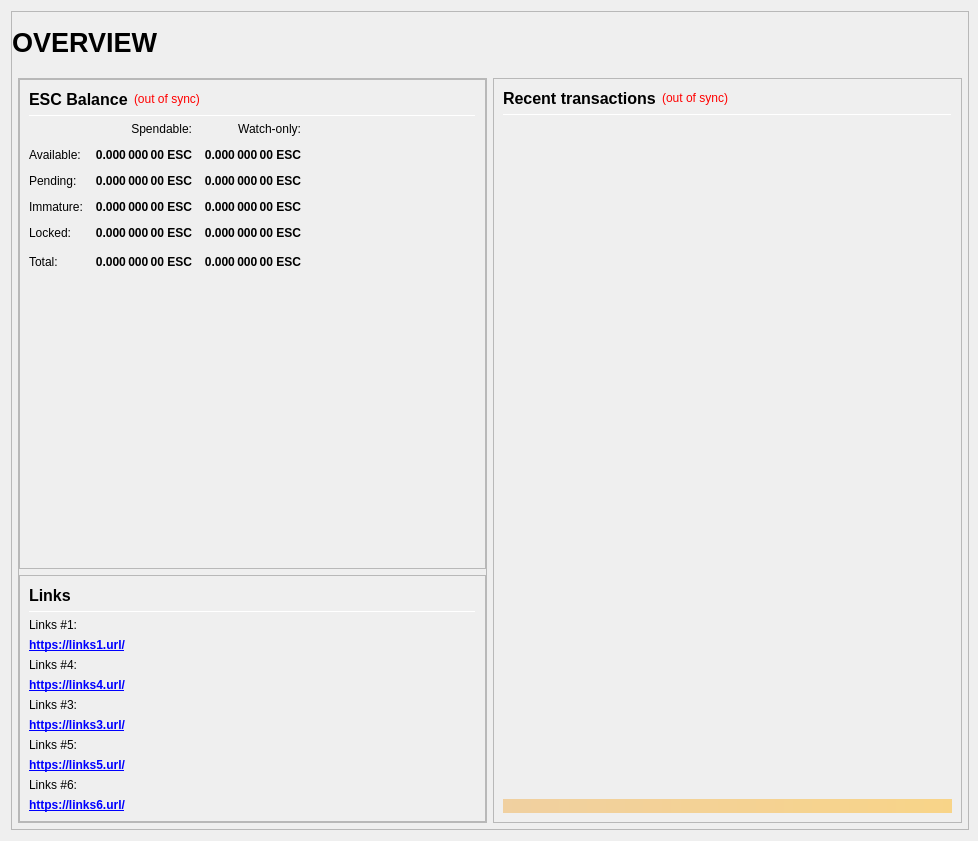
<?xml version="1.0" encoding="UTF-8"?>
<ui version="4.0">
 <class>OverviewPage</class>
 <widget class="QWidget" name="OverviewPage">
  <property name="geometry">
   <rect>
    <x>0</x>
    <y>0</y>
    <width>978</width>
    <height>841</height>
   </rect>
  </property>
  <property name="minimumSize">
   <size>
    <width>960</width>
    <height>682</height>
   </size>
  </property>
  <property name="windowTitle">
   <string>Form</string>
  </property>
  <layout class="QVBoxLayout" name="topLayout" stretch="1">
   <property name="rightMargin">
    <number>9</number>
   </property>
   <item>
    <widget class="QFrame" name="frame_BG">
     <property name="minimumSize">
      <size>
       <width>850</width>
       <height>610</height>
      </size>
     </property>
     <property name="maximumSize">
      <size>
       <width>16777215</width>
       <height>16777215</height>
      </size>
     </property>
     <property name="frameShape">
      <enum>QFrame::StyledPanel</enum>
     </property>
     <property name="frameShadow">
      <enum>QFrame::Raised</enum>
     </property>
     <layout class="QVBoxLayout" name="verticalLayout_3" stretch="1">
      <property name="leftMargin">
       <number>0</number>
      </property>
      <property name="topMargin">
       <number>0</number>
      </property>
      <property name="rightMargin">
       <number>0</number>
      </property>
      <property name="bottomMargin">
       <number>6</number>
      </property>
      <item>
       <layout class="QVBoxLayout" name="verticalLayout_Master" stretch="0,1">
        <property name="leftMargin">
         <number>0</number>
        </property>
        <property name="topMargin">
         <number>0</number>
        </property>
        <property name="rightMargin">
         <number>0</number>
        </property>
        <property name="bottomMargin">
         <number>0</number>
        </property>
        <item>
         <widget class="QFrame" name="frame_Header">
          <layout class="QVBoxLayout" name="verticalLayout_Header" stretch="0">
           <property name="leftMargin">
            <number>0</number>
           </property>
           <property name="topMargin">
            <number>0</number>
           </property>
           <property name="rightMargin">
            <number>0</number>
           </property>
           <property name="bottomMargin">
            <number>0</number>
           </property>
           <item>
            <layout class="QHBoxLayout" name="horizontalLayout_Header" stretch="1,0,1">
             <property name="spacing">
              <number>6</number>
             </property>
             <item>
              <widget class="QLabel" name="labelOverviewHeaderLeft">
               <property name="minimumSize">
                <size>
                 <width>464</width>
                 <height>60</height>
                </size>
               </property>
               <property name="maximumSize">
                <size>
                 <width>16777215</width>
                 <height>60</height>
                </size>
               </property>
               <property name="font">
                <font>
                 <pointsize>20</pointsize>
                 <weight>75</weight>
                 <bold>true</bold>
                </font>
               </property>
               <property name="text">
                <string>OVERVIEW</string>
               </property>
               <property name="alignment">
                <set>Qt::AlignLeading|Qt::AlignLeft|Qt::AlignVCenter</set>
               </property>
              </widget>
             </item>
             <item>
              <spacer name="horizontalSpacer_Header">
               <property name="orientation">
                <enum>Qt::Horizontal</enum>
               </property>
               <property name="sizeHint" stdset="0">
                <size>
                 <width>40</width>
                 <height>20</height>
                </size>
               </property>
              </spacer>
             </item>
             <item>
              <widget class="QLabel" name="labelOverviewHeaderRight">
               <property name="minimumSize">
                <size>
                 <width>464</width>
                 <height>60</height>
                </size>
               </property>
               <property name="maximumSize">
                <size>
                 <width>16777215</width>
                 <height>60</height>
                </size>
               </property>
               <property name="font">
                <font>
                 <pointsize>14</pointsize>
                </font>
               </property>
               <property name="text">
                <string/>
               </property>
               <property name="alignment">
                <set>Qt::AlignRight|Qt::AlignTrailing|Qt::AlignVCenter</set>
               </property>
              </widget>
             </item>
            </layout>
           </item>
          </layout>
         </widget>
        </item>
        <item>
         <widget class="QFrame" name="frame_Content">
          <layout class="QVBoxLayout" name="verticalLayout_Content">
           <property name="leftMargin">
            <number>6</number>
           </property>
           <property name="topMargin">
            <number>0</number>
           </property>
           <property name="rightMargin">
            <number>6</number>
           </property>
           <property name="bottomMargin">
            <number>0</number>
           </property>
           <item>
            <layout class="QHBoxLayout" name="horizontalLayout_Content" stretch="1,1">
             <property name="spacing">
              <number>6</number>
             </property>
             <item>
              <layout class="QVBoxLayout" name="verticalLayout_left" stretch="1">
               <item>
                <widget class="QFrame" name="frameObfuscation">
                 <property name="minimumSize">
                  <size>
                   <width>0</width>
                   <height>0</height>
                  </size>
                 </property>
                 <property name="frameShape">
                  <enum>QFrame::StyledPanel</enum>
                 </property>
                 <property name="frameShadow">
                  <enum>QFrame::Raised</enum>
                 </property>
                 <layout class="QVBoxLayout" name="verticalLayout" stretch="0,0">
                  <property name="leftMargin">
                   <number>0</number>
                  </property>
                  <property name="topMargin">
                   <number>0</number>
                  </property>
                  <property name="rightMargin">
                   <number>0</number>
                  </property>
                  <property name="bottomMargin">
                   <number>0</number>
                  </property>
                  <item>
                   <widget class="QFrame" name="frame_Balances">
                    <property name="frameShape">
                     <enum>QFrame::StyledPanel</enum>
                    </property>
                    <property name="frameShadow">
                     <enum>QFrame::Raised</enum>
                    </property>
                    <layout class="QVBoxLayout" name="verticalLayout_4">
                     <item>
                      <layout class="QHBoxLayout" name="horizontalLayout_4">
                       <item>
                        <widget class="QLabel" name="label_5">
                         <property name="minimumSize">
                          <size>
                           <width>0</width>
                           <height>20</height>
                          </size>
                         </property>
                         <property name="font">
                          <font>
                           <pointsize>12</pointsize>
                           <weight>75</weight>
                           <bold>true</bold>
                          </font>
                         </property>
                         <property name="text">
                          <string>ESC Balance</string>
                         </property>
                        </widget>
                       </item>
                       <item>
                        <widget class="QLabel" name="labelWalletStatus">
                         <property name="cursor">
                          <cursorShape>WhatsThisCursor</cursorShape>
                         </property>
                         <property name="toolTip">
                          <string>The displayed information may be out of date. Your wallet automatically synchronizes with the ESC network after a connection is established, but this process has not completed yet.</string>
                         </property>
                         <property name="styleSheet">
                          <string notr="true">QLabel { color: red; }</string>
                         </property>
                         <property name="text">
                          <string notr="true">(out of sync)</string>
                         </property>
                         <property name="alignment">
                          <set>Qt::AlignLeading|Qt::AlignLeft|Qt::AlignVCenter</set>
                         </property>
                        </widget>
                       </item>
                       <item>
                        <spacer name="horizontalSpacer_3">
                         <property name="orientation">
                          <enum>Qt::Horizontal</enum>
                         </property>
                         <property name="sizeHint" stdset="0">
                          <size>
                           <width>40</width>
                           <height>20</height>
                          </size>
                         </property>
                        </spacer>
                       </item>
                      </layout>
                     </item>
                     <item>
                      <widget class="Line" name="line_Balance">
                       <property name="minimumSize">
                        <size>
                         <width>0</width>
                         <height>1</height>
                        </size>
                       </property>
                       <property name="maximumSize">
                        <size>
                         <width>16777215</width>
                         <height>1</height>
                        </size>
                       </property>
                       <property name="orientation">
                        <enum>Qt::Horizontal</enum>
                       </property>
                      </widget>
                     </item>
                     <item>
                      <layout class="QGridLayout" name="gridLayout">
                       <property name="spacing">
                        <number>12</number>
                       </property>
                       <item row="0" column="1">
                        <widget class="QLabel" name="labelSpendable">
                         <property name="text">
                          <string>Spendable:</string>
                         </property>
                         <property name="alignment">
                          <set>Qt::AlignRight|Qt::AlignTrailing|Qt::AlignVCenter</set>
                         </property>
                        </widget>
                       </item>
                       <item row="0" column="2">
                        <widget class="QLabel" name="labelWatchonly">
                         <property name="text">
                          <string>Watch-only:</string>
                         </property>
                         <property name="alignment">
                          <set>Qt::AlignRight|Qt::AlignTrailing|Qt::AlignVCenter</set>
                         </property>
                        </widget>
                       </item>
                       <item row="1" column="0">
                        <widget class="QLabel" name="labelBalanceText">
                         <property name="text">
                          <string>Available:</string>
                         </property>
                        </widget>
                       </item>
                       <item row="1" column="1">
                        <widget class="QLabel" name="labelBalance">
                         <property name="font">
                          <font>
                           <weight>75</weight>
                           <bold>true</bold>
                          </font>
                         </property>
                         <property name="cursor">
                          <cursorShape>IBeamCursor</cursorShape>
                         </property>
                         <property name="toolTip">
                          <string>Your current spendable balance</string>
                         </property>
                         <property name="text">
                          <string notr="true">0.000 000 00 ESC</string>
                         </property>
                         <property name="alignment">
                          <set>Qt::AlignRight|Qt::AlignTrailing|Qt::AlignVCenter</set>
                         </property>
                         <property name="textInteractionFlags">
                          <set>Qt::LinksAccessibleByMouse|Qt::TextSelectableByKeyboard|Qt::TextSelectableByMouse</set>
                         </property>
                        </widget>
                       </item>
                       <item row="1" column="2">
                        <widget class="QLabel" name="labelWatchAvailable">
                         <property name="font">
                          <font>
                           <weight>75</weight>
                           <bold>true</bold>
                          </font>
                         </property>
                         <property name="cursor">
                          <cursorShape>IBeamCursor</cursorShape>
                         </property>
                         <property name="toolTip">
                          <string>Your current balance in watch-only addresses</string>
                         </property>
                         <property name="text">
                          <string notr="true">0.000 000 00 ESC</string>
                         </property>
                         <property name="alignment">
                          <set>Qt::AlignRight|Qt::AlignTrailing|Qt::AlignVCenter</set>
                         </property>
                         <property name="textInteractionFlags">
                          <set>Qt::LinksAccessibleByMouse|Qt::TextSelectableByKeyboard|Qt::TextSelectableByMouse</set>
                         </property>
                        </widget>
                       </item>
                       <item row="2" column="0">
                        <widget class="QLabel" name="labelPendingText">
                         <property name="text">
                          <string>Pending:</string>
                         </property>
                        </widget>
                       </item>
                       <item row="2" column="1">
                        <widget class="QLabel" name="labelUnconfirmed">
                         <property name="font">
                          <font>
                           <weight>75</weight>
                           <bold>true</bold>
                          </font>
                         </property>
                         <property name="cursor">
                          <cursorShape>IBeamCursor</cursorShape>
                         </property>
                         <property name="toolTip">
                          <string>Total of transactions that have yet to be confirmed, and do not yet count toward the spendable balance</string>
                         </property>
                         <property name="text">
                          <string notr="true">0.000 000 00 ESC</string>
                         </property>
                         <property name="alignment">
                          <set>Qt::AlignRight|Qt::AlignTrailing|Qt::AlignVCenter</set>
                         </property>
                         <property name="textInteractionFlags">
                          <set>Qt::LinksAccessibleByMouse|Qt::TextSelectableByKeyboard|Qt::TextSelectableByMouse</set>
                         </property>
                        </widget>
                       </item>
                       <item row="2" column="2">
                        <widget class="QLabel" name="labelWatchPending">
                         <property name="font">
                          <font>
                           <weight>75</weight>
                           <bold>true</bold>
                          </font>
                         </property>
                         <property name="cursor">
                          <cursorShape>IBeamCursor</cursorShape>
                         </property>
                         <property name="toolTip">
                          <string>Unconfirmed transactions to watch-only addresses</string>
                         </property>
                         <property name="text">
                          <string notr="true">0.000 000 00 ESC</string>
                         </property>
                         <property name="alignment">
                          <set>Qt::AlignRight|Qt::AlignTrailing|Qt::AlignVCenter</set>
                         </property>
                         <property name="textInteractionFlags">
                          <set>Qt::LinksAccessibleByMouse|Qt::TextSelectableByKeyboard|Qt::TextSelectableByMouse</set>
                         </property>
                        </widget>
                       </item>
                       <item row="3" column="0">
                        <widget class="QLabel" name="labelImmatureText">
                         <property name="text">
                          <string>Immature:</string>
                         </property>
                        </widget>
                       </item>
                       <item row="3" column="1">
                        <widget class="QLabel" name="labelImmature">
                         <property name="font">
                          <font>
                           <weight>75</weight>
                           <bold>true</bold>
                          </font>
                         </property>
                         <property name="cursor">
                          <cursorShape>IBeamCursor</cursorShape>
                         </property>
                         <property name="toolTip">
                          <string>Staked or masternode rewards that has not yet matured</string>
                         </property>
                         <property name="text">
                          <string notr="true">0.000 000 00 ESC</string>
                         </property>
                         <property name="alignment">
                          <set>Qt::AlignRight|Qt::AlignTrailing|Qt::AlignVCenter</set>
                         </property>
                         <property name="textInteractionFlags">
                          <set>Qt::LinksAccessibleByMouse|Qt::TextSelectableByKeyboard|Qt::TextSelectableByMouse</set>
                         </property>
                        </widget>
                       </item>
                       <item row="3" column="2">
                        <widget class="QLabel" name="labelWatchImmature">
                         <property name="font">
                          <font>
                           <weight>75</weight>
                           <bold>true</bold>
                          </font>
                         </property>
                         <property name="cursor">
                          <cursorShape>IBeamCursor</cursorShape>
                         </property>
                         <property name="toolTip">
                          <string>Staked or masternode rewards in watch-only addresses that has not yet matured</string>
                         </property>
                         <property name="text">
                          <string notr="true">0.000 000 00 ESC</string>
                         </property>
                         <property name="alignment">
                          <set>Qt::AlignRight|Qt::AlignTrailing|Qt::AlignVCenter</set>
                         </property>
                         <property name="textInteractionFlags">
                          <set>Qt::LinksAccessibleByMouse|Qt::TextSelectableByKeyboard|Qt::TextSelectableByMouse</set>
                         </property>
                        </widget>
                       </item>
                       <item row="4" column="0">
                        <widget class="QLabel" name="labelLockedBalanceText">
                         <property name="toolTip">
                          <string>Locked ESC or Masternode collaterals.</string>
                         </property>
                         <property name="text">
                          <string>Locked:</string>
                         </property>
                        </widget>
                       </item>
                       <item row="4" column="1">
                        <widget class="QLabel" name="labelLockedBalance">
                         <property name="font">
                          <font>
                           <weight>75</weight>
                           <bold>true</bold>
                          </font>
                         </property>
                         <property name="cursor">
                          <cursorShape>IBeamCursor</cursorShape>
                         </property>
                         <property name="toolTip">
                          <string>Locked ESC or Masternode collaterals</string>
                         </property>
                         <property name="text">
                          <string notr="true">0.000 000 00 ESC</string>
                         </property>
                         <property name="alignment">
                          <set>Qt::AlignRight|Qt::AlignTrailing|Qt::AlignVCenter</set>
                         </property>
                         <property name="textInteractionFlags">
                          <set>Qt::LinksAccessibleByMouse|Qt::TextSelectableByKeyboard|Qt::TextSelectableByMouse</set>
                         </property>
                        </widget>
                       </item>
                       <item row="4" column="2">
                        <widget class="QLabel" name="labelWatchLocked">
                         <property name="font">
                          <font>
                           <weight>75</weight>
                           <bold>true</bold>
                          </font>
                         </property>
                         <property name="cursor">
                          <cursorShape>IBeamCursor</cursorShape>
                         </property>
                         <property name="toolTip">
                          <string>Current locked balance in watch-only addresses</string>
                         </property>
                         <property name="text">
                          <string notr="true">0.000 000 00 ESC</string>
                         </property>
                         <property name="alignment">
                          <set>Qt::AlignRight|Qt::AlignTrailing|Qt::AlignVCenter</set>
                         </property>
                         <property name="textInteractionFlags">
                          <set>Qt::LinksAccessibleByMouse|Qt::TextSelectableByKeyboard|Qt::TextSelectableByMouse</set>
                         </property>
                        </widget>
                       </item>
                       <item row="5" column="0">
                        <widget class="QLabel" name="labelTotalText">
                         <property name="toolTip">
                          <string>Your current ESC balance, unconfirmed and immature transactions included</string>
                         </property>
                         <property name="text">
                          <string>Total:</string>
                         </property>
                        </widget>
                       </item>
                       <item row="5" column="1">
                        <widget class="QLabel" name="labelTotal">
                         <property name="font">
                          <font>
                           <weight>75</weight>
                           <bold>true</bold>
                          </font>
                         </property>
                         <property name="cursor">
                          <cursorShape>IBeamCursor</cursorShape>
                         </property>
                         <property name="toolTip">
                          <string>Your current ESC balance, unconfirmed and immature transactions included</string>
                         </property>
                         <property name="text">
                          <string notr="true">0.000 000 00 ESC</string>
                         </property>
                         <property name="alignment">
                          <set>Qt::AlignRight|Qt::AlignTrailing|Qt::AlignVCenter</set>
                         </property>
                         <property name="textInteractionFlags">
                          <set>Qt::LinksAccessibleByMouse|Qt::TextSelectableByKeyboard|Qt::TextSelectableByMouse</set>
                         </property>
                        </widget>
                       </item>
                       <item row="5" column="2">
                        <widget class="QLabel" name="labelWatchTotal">
                         <property name="font">
                          <font>
                           <weight>75</weight>
                           <bold>true</bold>
                          </font>
                         </property>
                         <property name="cursor">
                          <cursorShape>IBeamCursor</cursorShape>
                         </property>
                         <property name="toolTip">
                          <string>Current total balance in watch-only addresses</string>
                         </property>
                         <property name="text">
                          <string notr="true">0.000 000 00 ESC</string>
                         </property>
                         <property name="alignment">
                          <set>Qt::AlignRight|Qt::AlignTrailing|Qt::AlignVCenter</set>
                         </property>
                         <property name="textInteractionFlags">
                          <set>Qt::LinksAccessibleByMouse|Qt::TextSelectableByKeyboard|Qt::TextSelectableByMouse</set>
                         </property>
                        </widget>
                       </item>
                       <item row="5" column="3">
                        <spacer name="horizontalSpacer_9">
                         <property name="orientation">
                          <enum>Qt::Horizontal</enum>
                         </property>
                         <property name="sizeHint" stdset="0">
                          <size>
                           <width>40</width>
                           <height>20</height>
                          </size>
                         </property>
                        </spacer>
                       </item>
                      </layout>
                     </item>
                     <item>
                      <spacer name="verticalSpacer_1">
                       <property name="orientation">
                        <enum>Qt::Vertical</enum>
                       </property>
                       <property name="sizeHint" stdset="0">
                        <size>
                         <width>20</width>
                         <height>40</height>
                        </size>
                       </property>
                      </spacer>
                     </item>
                    </layout>
                   </widget>
                  </item>
                  <item>
                   <widget class="QFrame" name="frame_Links">
                    <property name="frameShape">
                     <enum>QFrame::StyledPanel</enum>
                    </property>
                    <property name="frameShadow">
                     <enum>QFrame::Raised</enum>
                    </property>
                    <layout class="QGridLayout" name="gridLayout_2">
                     <item row="0" column="0">
                      <layout class="QGridLayout" name="gridLayout_3">
                       <item row="0" column="0">
                        <widget class="QLabel" name="label_Links_title">
                         <property name="minimumSize">
                          <size>
                           <width>0</width>
                           <height>20</height>
                          </size>
                         </property>
                         <property name="font">
                          <font>
                           <pointsize>12</pointsize>
                           <weight>75</weight>
                           <bold>true</bold>
                          </font>
                         </property>
                         <property name="text">
                          <string>Links</string>
                         </property>
                        </widget>
                       </item>
                       <item row="0" column="1">
                        <spacer name="horizontalSpacer_Links_1">
                         <property name="orientation">
                          <enum>Qt::Horizontal</enum>
                         </property>
                         <property name="sizeHint" stdset="0">
                          <size>
                           <width>40</width>
                           <height>20</height>
                          </size>
                         </property>
                        </spacer>
                       </item>
                      </layout>
                     </item>
                     <item row="1" column="0">
                      <widget class="Line" name="line_Links">
                       <property name="minimumSize">
                        <size>
                         <width>0</width>
                         <height>1</height>
                        </size>
                       </property>
                       <property name="maximumSize">
                        <size>
                         <width>16777215</width>
                         <height>1</height>
                        </size>
                       </property>
                       <property name="orientation">
                        <enum>Qt::Horizontal</enum>
                       </property>
                      </widget>
                     </item>
                     <item row="2" column="0">
                      <layout class="QVBoxLayout" name="verticalLayout_2">
                       <item>
                        <widget class="QLabel" name="labelLinks1">
                         <property name="text">
                          <string>Links #1:</string>
                         </property>
                        </widget>
                       </item>
                       <item>
                        <widget class="QLabel" name="labelLinksUrl1">
                         <property name="font">
                          <font>
                           <weight>75</weight>
                           <bold>true</bold>
                          </font>
                         </property>
                         <property name="text">
                          <string notr="true">&lt;a href=&quot;https://links1.url/&quot;&gt;https://links1.url/&lt;/a&gt;</string>
                         </property>
                         <property name="textFormat">
                          <enum>Qt::RichText</enum>
                         </property>
                         <property name="alignment">
                          <set>Qt::AlignLeading|Qt::AlignLeft|Qt::AlignVCenter</set>
                         </property>
                         <property name="openExternalLinks">
                          <bool>true</bool>
                         </property>
                        </widget>
                       </item>
                       <item>
                        <widget class="QLabel" name="label">
                         <property name="text">
                          <string>Links #4:</string>
                         </property>
                        </widget>
                       </item>
                       <item>
                        <widget class="QLabel" name="labelLinksUrl4">
                         <property name="font">
                          <font>
                           <weight>75</weight>
                           <bold>true</bold>
                          </font>
                         </property>
                         <property name="text">
                          <string notr="true">&lt;a href=&quot;https://links4.url/&quot;&gt;https://links4.url/&lt;/a&gt;</string>
                         </property>
                         <property name="alignment">
                          <set>Qt::AlignLeading|Qt::AlignLeft|Qt::AlignVCenter</set>
                         </property>
                         <property name="openExternalLinks">
                          <bool>true</bool>
                         </property>
                        </widget>
                       </item>
                       <item>
                        <widget class="QLabel" name="labelLinks3">
                         <property name="text">
                          <string>Links #3:</string>
                         </property>
                        </widget>
                       </item>
                       <item>
                        <widget class="QLabel" name="labelLinksUrl3">
                         <property name="font">
                          <font>
                           <weight>75</weight>
                           <bold>true</bold>
                          </font>
                         </property>
                         <property name="text">
                          <string notr="true">&lt;a href=&quot;https://links3.url/&quot;&gt;https://links3.url/&lt;/a&gt;</string>
                         </property>
                         <property name="alignment">
                          <set>Qt::AlignLeading|Qt::AlignLeft|Qt::AlignVCenter</set>
                         </property>
                         <property name="openExternalLinks">
                          <bool>true</bool>
                         </property>
                        </widget>
                       </item>
                       <item>
                        <widget class="QLabel" name="labelLinks5">
                         <property name="text">
                          <string>Links #5:</string>
                         </property>
                        </widget>
                       </item>
                       <item>
                        <widget class="QLabel" name="labelLinksUrl5">
                         <property name="font">
                          <font>
                           <weight>75</weight>
                           <bold>true</bold>
                          </font>
                         </property>
                         <property name="text">
                          <string notr="true">&lt;a href=&quot;https://links5.url/&quot;&gt;https://links5.url/&lt;/a&gt;</string>
                         </property>
                         <property name="alignment">
                          <set>Qt::AlignLeading|Qt::AlignLeft|Qt::AlignVCenter</set>
                         </property>
                         <property name="openExternalLinks">
                          <bool>true</bool>
                         </property>
                        </widget>
                       </item>
                       <item>
                        <widget class="QLabel" name="labelLinks6">
                         <property name="text">
                          <string>Links #6:</string>
                         </property>
                        </widget>
                       </item>
                       <item>
                        <widget class="QLabel" name="labelLinksUrl6">
                         <property name="font">
                          <font>
                           <weight>75</weight>
                           <bold>true</bold>
                          </font>
                         </property>
                         <property name="text">
                          <string notr="true">&lt;a href=&quot;https://links6.url/&quot;&gt;https://links6.url/&lt;/a&gt;</string>
                         </property>
                         <property name="alignment">
                          <set>Qt::AlignLeading|Qt::AlignLeft|Qt::AlignVCenter</set>
                         </property>
                         <property name="openExternalLinks">
                          <bool>true</bool>
                         </property>
                        </widget>
                       </item>
                      </layout>
                     </item>
                    </layout>
                   </widget>
                  </item>
                 </layout>
                </widget>
               </item>
              </layout>
             </item>
             <item>
              <layout class="QVBoxLayout" name="verticalLayout_right" stretch="1">
               <item>
                <widget class="QFrame" name="frame_RecentTransactions">
                 <property name="minimumSize">
                  <size>
                   <width>0</width>
                   <height>0</height>
                  </size>
                 </property>
                 <property name="frameShape">
                  <enum>QFrame::StyledPanel</enum>
                 </property>
                 <property name="frameShadow">
                  <enum>QFrame::Raised</enum>
                 </property>
                 <layout class="QVBoxLayout" name="verticalLayout_1" stretch="0,0,0,0,0">
                  <item>
                   <layout class="QHBoxLayout" name="horizontalLayout_2">
                    <item>
                     <widget class="QLabel" name="label_4">
                      <property name="minimumSize">
                       <size>
                        <width>0</width>
                        <height>20</height>
                       </size>
                      </property>
                      <property name="font">
                       <font>
                        <pointsize>12</pointsize>
                        <weight>75</weight>
                        <bold>true</bold>
                       </font>
                      </property>
                      <property name="text">
                       <string>Recent transactions</string>
                      </property>
                     </widget>
                    </item>
                    <item>
                     <widget class="QLabel" name="labelTransactionsStatus">
                      <property name="cursor">
                       <cursorShape>WhatsThisCursor</cursorShape>
                      </property>
                      <property name="toolTip">
                       <string>The displayed information may be out of date. Your wallet automatically synchronizes with the ESC network after a connection is established, but this process has not completed yet.</string>
                      </property>
                      <property name="styleSheet">
                       <string notr="true">QLabel { color: red; }</string>
                      </property>
                      <property name="text">
                       <string notr="true">(out of sync)</string>
                      </property>
                      <property name="alignment">
                       <set>Qt::AlignRight|Qt::AlignTrailing|Qt::AlignVCenter</set>
                      </property>
                     </widget>
                    </item>
                    <item>
                     <spacer name="horizontalSpacer">
                      <property name="orientation">
                       <enum>Qt::Horizontal</enum>
                      </property>
                      <property name="sizeHint" stdset="0">
                       <size>
                        <width>40</width>
                        <height>20</height>
                       </size>
                      </property>
                     </spacer>
                    </item>
                   </layout>
                  </item>
                  <item>
                   <widget class="Line" name="line">
                    <property name="minimumSize">
                     <size>
                      <width>0</width>
                      <height>1</height>
                     </size>
                    </property>
                    <property name="maximumSize">
                     <size>
                      <width>16777215</width>
                      <height>1</height>
                     </size>
                    </property>
                    <property name="orientation">
                     <enum>Qt::Horizontal</enum>
                    </property>
                   </widget>
                  </item>
                  <item>
                   <widget class="QListView" name="listTransactions">
                    <property name="minimumSize">
                     <size>
                      <width>0</width>
                      <height>0</height>
                     </size>
                    </property>
                    <property name="styleSheet">
                     <string notr="true">QListView { background: transparent; }</string>
                    </property>
                    <property name="frameShape">
                     <enum>QFrame::NoFrame</enum>
                    </property>
                    <property name="verticalScrollBarPolicy">
                     <enum>Qt::ScrollBarAlwaysOff</enum>
                    </property>
                    <property name="horizontalScrollBarPolicy">
                     <enum>Qt::ScrollBarAlwaysOff</enum>
                    </property>
                    <property name="selectionMode">
                     <enum>QAbstractItemView::NoSelection</enum>
                    </property>
                   </widget>
                  </item>
                  <item>
                   <spacer name="verticalSpacer_2">
                    <property name="orientation">
                     <enum>Qt::Vertical</enum>
                    </property>
                    <property name="sizeType">
                     <enum>QSizePolicy::Expanding</enum>
                    </property>
                    <property name="sizeHint" stdset="0">
                     <size>
                      <width>20</width>
                      <height>40</height>
                     </size>
                    </property>
                   </spacer>
                  </item>
                  <item>
                   <widget class="QLabel" name="labelAlerts">
                    <property name="maximumSize">
                     <size>
                      <width>16777215</width>
                      <height>16777215</height>
                     </size>
                    </property>
                    <property name="styleSheet">
                     <string notr="true">background-color: qlineargradient(x1: 0, y1: 0, x2: 1, y2: 0, stop:0 #F0D0A0, stop:1 #F8D488); color:#000000;</string>
                    </property>
                    <property name="text">
                     <string/>
                    </property>
                    <property name="wordWrap">
                     <bool>true</bool>
                    </property>
                    <property name="margin">
                     <number>3</number>
                    </property>
                   </widget>
                  </item>
                 </layout>
                </widget>
               </item>
              </layout>
             </item>
            </layout>
           </item>
          </layout>
         </widget>
        </item>
       </layout>
      </item>
     </layout>
    </widget>
   </item>
  </layout>
 </widget>
 <resources/>
 <connections/>
</ui>
